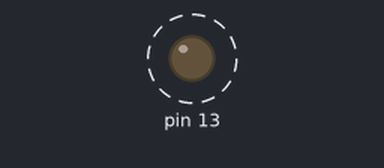
The sketch below on a simulated Arduino Uno, built with avr-gcc and run on an emulated ATmega328P. On the bench: output pins drawn as LEDs (lit = HIGH). Dashed ring = blinking.

Above: at 0.2 s.
Timing chart, 0 to 3.0 s (numbered marks = the images above):
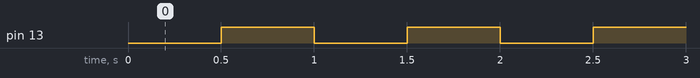

The sketch:

Bolum9Leddurum.ino
```cpp
void setup() {
pinMode(13,OUTPUT);
Serial.begin(9600);
}

void loop() {

  kartled();
  delay(500);
  kartled();
  delay(500);
}

void kartled ()
{
  static bool leddurum=0;
  if (leddurum)
  digitalWrite(13,HIGH);
  else
  digitalWrite(13,LOW);
  leddurum= !leddurum;
}
```

Measured:
- by itself, pin 13: alternates HIGH for 0.50 s and LOW for 0.50 s
